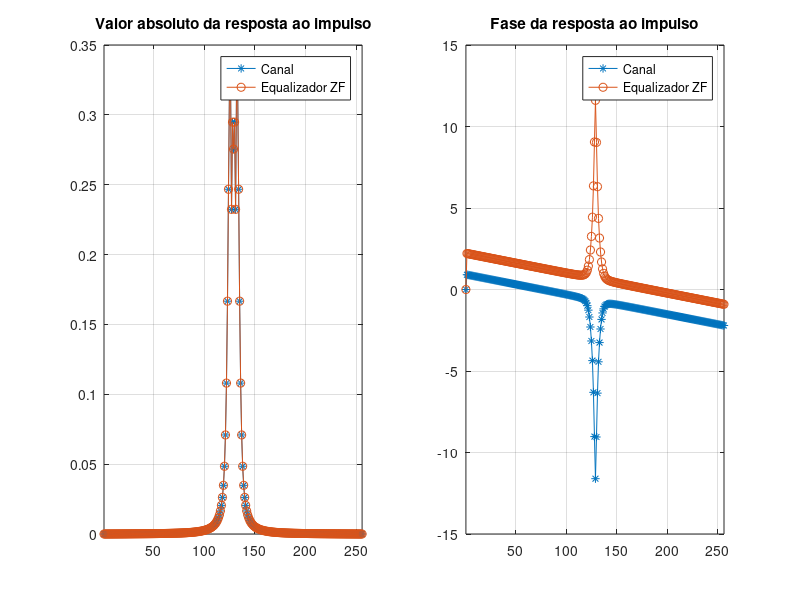

MATLAB code for this plot:

% Experimento 5 - LPC
% C�digo auxiliar para ser utilizado na prepara��o do experimento.
%
%
% Autor: Edson Porto da Silva
%
% Descri��o: este c�digo tem a finalidade de servir como guia para
% modelagem da dispers�o crom�tica em um canal �ptico (fibra �ptica).
% Baseado neste c�digo o aluno dever� responder as quest�es da prepara��o
% bem como obter os coeficientes dos filtros FIR que ser�o utilizados no
% experimento computational no LPC.
%
% Obs.: Este c�digo � compat�vel com o MATLAB e OCTAVE.

clear
clc

% Par�metros da simula��o:
fa  = 128e3;    % frequ�ncia de amostragem (samp_rate)
sps = 16;       % n�mero de amostras por s�mbolo
fs  = fa/16;    % frequ�ncia de sinaliza��o (frequ�ncia de s�mbolos)
Ts  = 1/fs;     % per�odo de sinaliza��o (per�odo de s�mbolos)
Ntaps = 256;    % n�mero de coeficientes dos filtros FIR projetados

% Par�metros da fibra:
D      = 17e-6;                      % coeficiente de dispers�o crom�tica da fibra (s/m^2)
lambda = 1550e-9;                    % comprimento de onda da portadora(m)
c      = 3e5;                        % velocidade da luz no v�cuo (km/s)
L      = 1500;                       % dist�ncia de propaga��o do sinal (km)
beta2  = D*lambda^2/(2*pi*c);        % par�metro de dispers�o crom�tica de segunda ordem da fibra

omega  = 2*pi*linspace(-1/2,1/2, Ntaps)*(fa/16)*1e6; % vetor de frequ�ncias do sinal (escalonado para GHz para efeito did�tico)

% Resposta em frequ�ncia da dispers�o crom�tica:         
Hcd     = exp(1i*(beta2/2)*L*omega.^2);
% Resposta ao impulso (truncada) da dispers�o crom�tica:
hcd_fir = ifftshift(ifft(Hcd));

% Resposta em frequ�ncia do equalizador zero-forcing:
Hcd_zf     = 1./Hcd;
% Resposta ao impulso (truncada) do equalizador zero-forcing:
hcd_zf_fir = ifftshift(ifft(Hcd_zf));

close all
subplot(1,2,1),plot(abs(hcd_fir),'-*')
hold on,       plot(abs(hcd_zf_fir),'-o')
xlim([1 Ntaps])
title('Valor absoluto da resposta ao impulso')
legend('Canal','Equalizador ZF')
grid on;
subplot(1,2,2),plot(unwrap(angle(hcd_fir)),'-*')
hold on,       plot(unwrap(angle(hcd_zf_fir)),'-o')
xlim([1 Ntaps])
title('Fase da resposta ao impulso')
legend('Canal','Equalizador ZF')
grid on;

% Salva um arquivo .txt com os coefficientes dos filtros FIR no formato 
% requerido pelo GRC:

% Obs: os coeficientes gerados abaixo podem ser exportados para um filtro
% FIR no GRC apenas utilizando ctrl+c, ctrl+v.

filename = ['Exp5_L=' num2str(L) 'km.txt'];
fileID = fopen(filename,'w');

fprintf(fileID,'\n\nCoeficientes do filtro de dispers�o crom�tica para %d km:\n\n', L);
fprintf(fileID,'[');
for ii = 1:length(omega) 
    if ii ~= length(omega)
        if imag(hcd_fir(ii)) >= 0
            fprintf(fileID, '%.6f+%.6fj, ',real(hcd_fir(ii)), abs(imag(hcd_fir(ii))));
        else
            fprintf(fileID, '%.6f-%.6fj, ',real(hcd_fir(ii)), abs(imag(hcd_fir(ii))));
        end
    else
        if imag(hcd_fir(ii)) >= 0
            fprintf(fileID, '%.6f+%.6fj]',real(hcd_fir(ii)), abs(imag(hcd_fir(ii))));
        else
            fprintf(fileID, '%.6f-%.6fj]',real(hcd_fir(ii)), abs(imag(hcd_fir(ii))));
        end
    end
end

fprintf(fileID, '\n\n');
fprintf(fileID, '\n\nCoeficientes do filtro de equalizador zero-forcing para %d km:\n\n', L);
fprintf(fileID, '[');
for ii = 1:length(omega) 
    if ii ~= length(omega)
        if imag(hcd_zf_fir(ii)) >= 0
            fprintf(fileID, '%.6f+%.6fj, ',real(hcd_zf_fir(ii)), abs(imag(hcd_zf_fir(ii))));
        else
            fprintf(fileID, '%.6f-%.6fj, ',real(hcd_zf_fir(ii)), abs(imag(hcd_zf_fir(ii))));
        end
    else
        if imag(hcd_zf_fir(ii)) >= 0
            fprintf(fileID, '%.6f+%.6fj]',real(hcd_zf_fir(ii)), abs(imag(hcd_zf_fir(ii))));
        else
            fprintf(fileID, '%.6f-%.6fj]',real(hcd_zf_fir(ii)), abs(imag(hcd_zf_fir(ii))));
        end
    end
end
fprintf(fileID, '\n');
fclose(fileID);